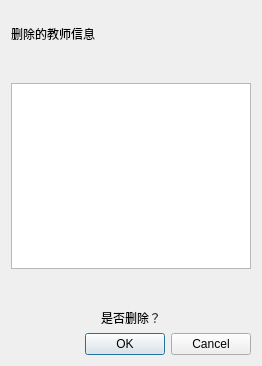
<?xml version="1.0" encoding="UTF-8"?>
<ui version="4.0">
 <class>DeleteTeacherDialog</class>
 <widget class="QDialog" name="DeleteTeacherDialog">
  <property name="geometry">
   <rect>
    <x>0</x>
    <y>0</y>
    <width>262</width>
    <height>366</height>
   </rect>
  </property>
  <property name="windowTitle">
   <string>删除</string>
  </property>
  <layout class="QVBoxLayout" name="verticalLayout">
   <property name="topMargin">
    <number>25</number>
   </property>
   <item>
    <widget class="QLabel" name="labelInfo">
     <property name="text">
      <string>删除的教师信息</string>
     </property>
    </widget>
   </item>
   <item>
    <spacer name="verticalSpacer_3">
     <property name="orientation">
      <enum>Qt::Vertical</enum>
     </property>
     <property name="sizeHint" stdset="0">
      <size>
       <width>20</width>
       <height>40</height>
      </size>
     </property>
    </spacer>
   </item>
   <item>
    <widget class="QListView" name="listView">
     <property name="editTriggers">
      <set>QAbstractItemView::NoEditTriggers</set>
     </property>
    </widget>
   </item>
   <item>
    <spacer name="verticalSpacer_2">
     <property name="orientation">
      <enum>Qt::Vertical</enum>
     </property>
     <property name="sizeHint" stdset="0">
      <size>
       <width>20</width>
       <height>40</height>
      </size>
     </property>
    </spacer>
   </item>
   <item>
    <widget class="QLabel" name="labelWarning">
     <property name="text">
      <string>是否删除？</string>
     </property>
     <property name="alignment">
      <set>Qt::AlignCenter</set>
     </property>
    </widget>
   </item>
   <item>
    <widget class="QDialogButtonBox" name="buttonBox">
     <property name="orientation">
      <enum>Qt::Horizontal</enum>
     </property>
     <property name="standardButtons">
      <set>QDialogButtonBox::Cancel|QDialogButtonBox::Ok</set>
     </property>
    </widget>
   </item>
  </layout>
 </widget>
 <resources/>
 <connections>
  <connection>
   <sender>buttonBox</sender>
   <signal>accepted()</signal>
   <receiver>DeleteTeacherDialog</receiver>
   <slot>accept()</slot>
   <hints>
    <hint type="sourcelabel">
     <x>248</x>
     <y>254</y>
    </hint>
    <hint type="destinationlabel">
     <x>157</x>
     <y>274</y>
    </hint>
   </hints>
  </connection>
  <connection>
   <sender>buttonBox</sender>
   <signal>rejected()</signal>
   <receiver>DeleteTeacherDialog</receiver>
   <slot>reject()</slot>
   <hints>
    <hint type="sourcelabel">
     <x>316</x>
     <y>260</y>
    </hint>
    <hint type="destinationlabel">
     <x>286</x>
     <y>274</y>
    </hint>
   </hints>
  </connection>
 </connections>
</ui>
